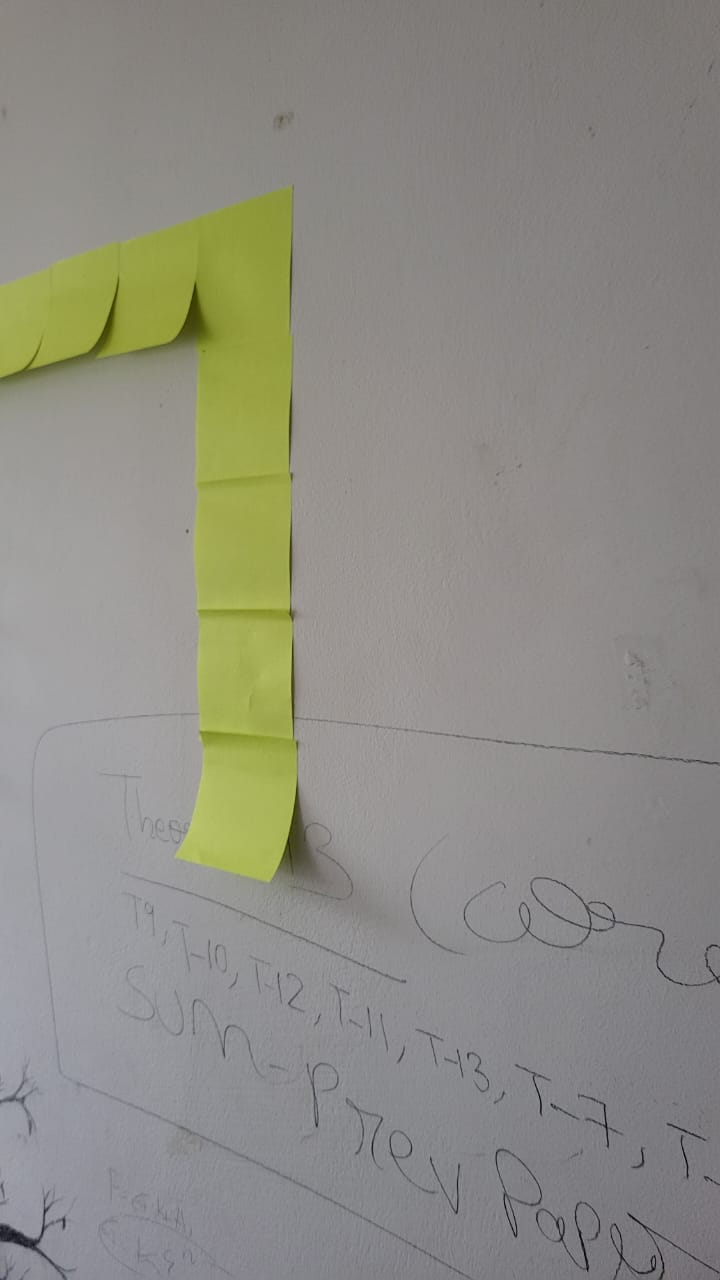
#> input picture images/yaw_2.jpeg, 720 x 1280 px, found by its file name
$ python image_main.py
#> lines starting #> are read from the running program, lines starting #| are printed output that depends on the picture; after the words box and inside, x2 and y2 are one past the last pixel; in counts of white or black regions, pixels touching at a corner belong together
### util.py
import cv2
import numpy as np

#Function to get the right interval in hue
def get_limits(color):
    if len(color) != 3:
        raise ValueError("Input color must be a BGR triplet with 3 elements.")

    c = np.uint8([[color]]) #here insert the bgr values which you want to convert to hsv
    hsvC = cv2.cvtColor(c, cv2.COLOR_BGR2HSV)

    lowerLimit = (hsvC[0][0][0] - 10, 100, 100)
    upperLimit = (hsvC[0][0][0] + 10, 255, 255)

    lowerLimit = np.array(lowerLimit, dtype='uint8')
    upperLimit = np.array(upperLimit, dtype='uint8')

    return lowerLimit, upperLimit

### image_main.py
import cv2
from util import get_limits
from PIL import Image

blue = [156,86,0] #Blue in BGR color space
yellow = [0,255,255]
green = [0,204,0]
red = [102,102,255] #BGR

img_path = "/Users/R.Abinav/Desktop/CV/AUV/images/yaw_2.jpeg"

img = cv2.imread(img_path)
#> img is the input picture: shape (1280, 720, 3); mean B, G, R 132.3, 140.6, 141.8
#cv2.imshow('initial image', img)

hsv = cv2.cvtColor(img, cv2.COLOR_BGR2HSV)
#> hsv: shape (1280, 720, 3); mean H, S, V 58.8, 23, 144.2

lower, upper = get_limits(yellow)

mask = cv2.inRange(hsv, lower, upper)
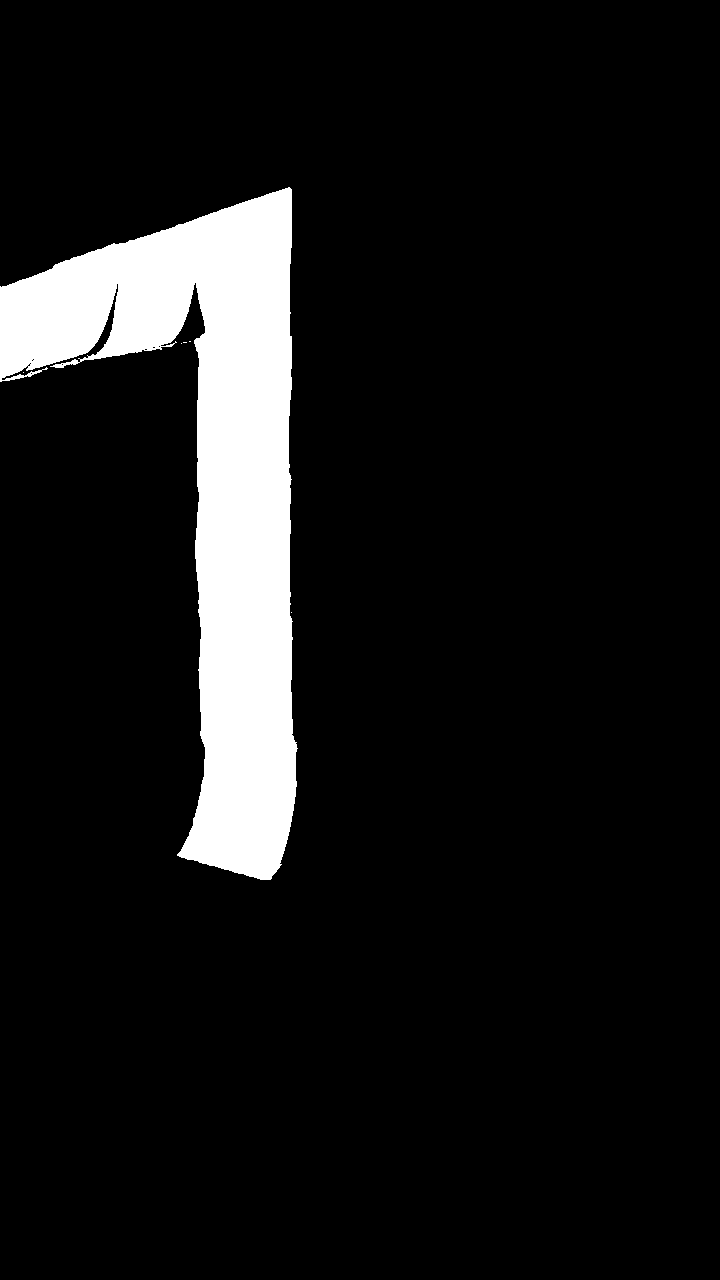
#> mask: shape (1280, 720); 9% white; 6 white regions (5 under 20 px), largest, box (x1, y1, x2, y2) and area: (0, 187, 298, 880) 82585

mask_ = Image.fromarray(mask) #Converting our image from a numpy array (Which is OpenCV representation for our image) to a Pillow representation

boundingBox = mask_.getbbox()
#> boundingBox = (0, 187, 298, 880)

#print(boundingBox)
if boundingBox is not None:
    x1, y1, x2, y2 = boundingBox
#> x1 = 0; y1 = 187; x2 = 298; y2 = 880
    img = cv2.rectangle(img, (x1,y1), (x2,y2), (0,255,0), 5)
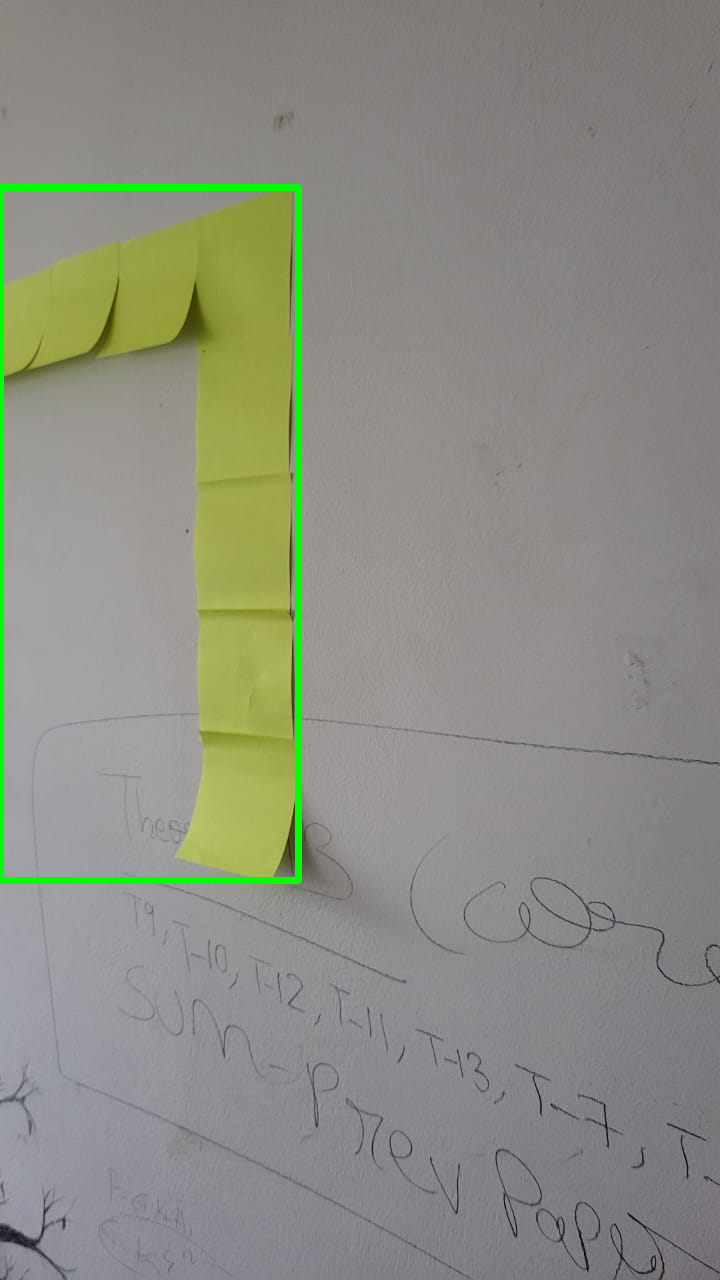
#> img: shape (1280, 720, 3); 1.28% of pixels changed, all inside (x1, y1, x2, y2) = (0, 184, 302, 884)

    #For centroid
    cen_x = int((x1+x2)/2)
#> cen_x = 149
    cen_y = int((y1+y2)/2)
#> cen_y = 533

    #Draw the centroid
    img = cv2.circle(img, (cen_x, cen_y), 5, (0,255,0), -1)
#> img: shape (1280, 720, 3); 0.01% of pixels changed, all inside (x1, y1, x2, y2) = (144, 528, 155, 539)

    #cv2.imshow('frame',mask)
    cv2.imshow('frame', img)

cv2.waitKey(0)

$ run again, with images/yaw_1.jpeg copied over images/yaw_2.jpeg
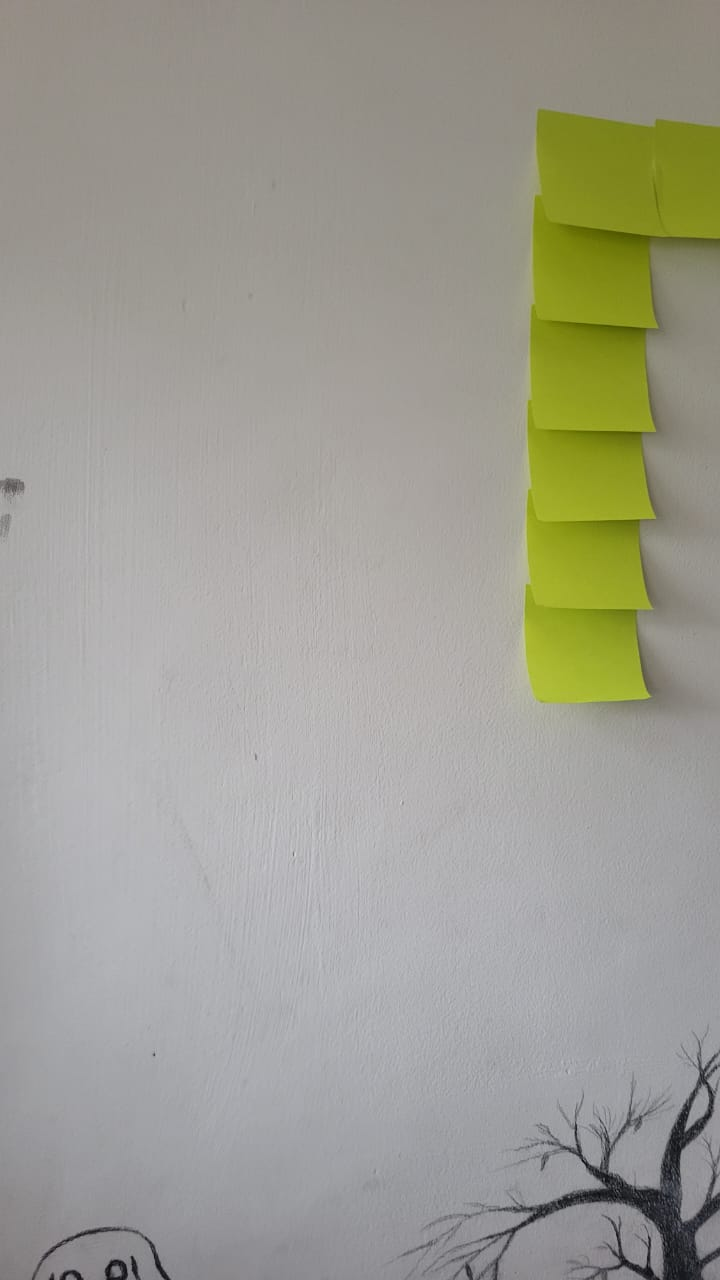
#> input picture images/yaw_1.jpeg, 720 x 1280 px, found by its file name
#> img is the input picture: shape (1280, 720, 3); mean B, G, R 146.3, 157.7, 158.6
#> hsv: shape (1280, 720, 3); mean H, S, V 65.2, 28.1, 161
#> `mask = cv2.inRange(hsv, lower, upper)`:
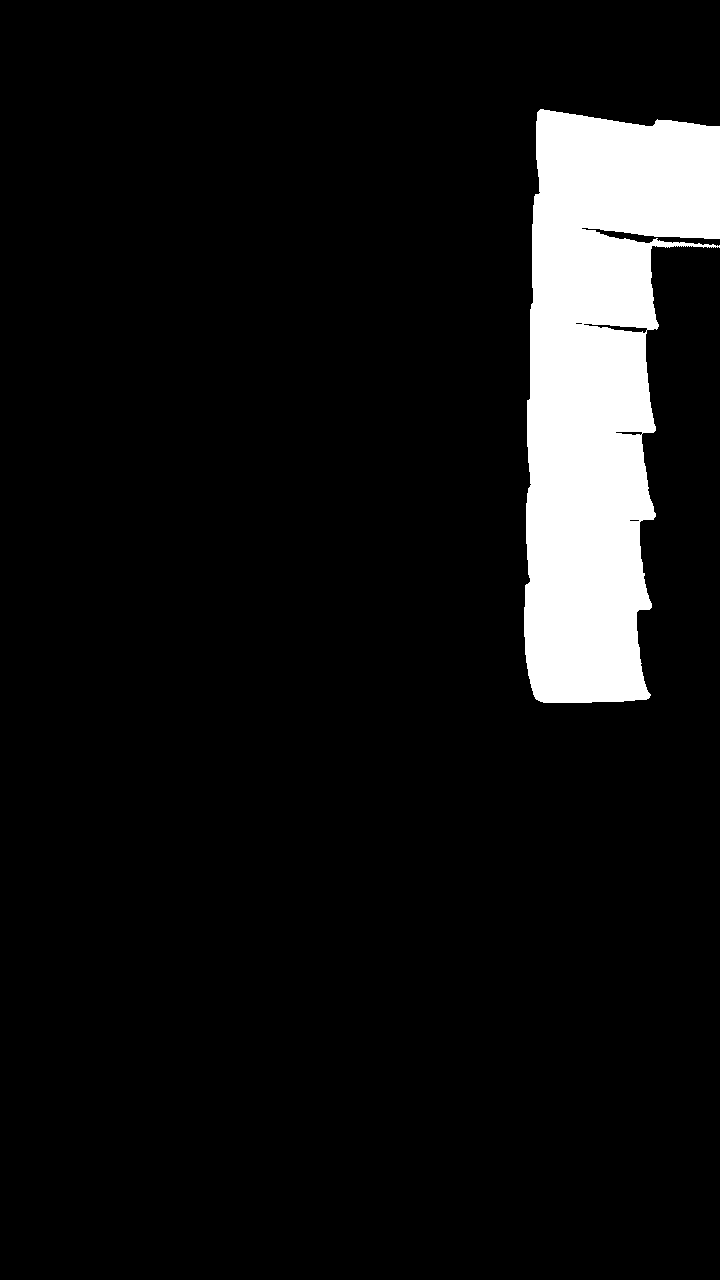
#> mask: shape (1280, 720); 8.3% white; 1 white region, box (x1, y1, x2, y2) and area: (524, 109, 720, 703) 76557
#> boundingBox = (524, 109, 720, 703)
#> x1 = 524; y1 = 109; x2 = 720; y2 = 703
#> `img = cv2.rectangle(img, (x1,y1), (x2,y2), (0,255,0), 5)`:
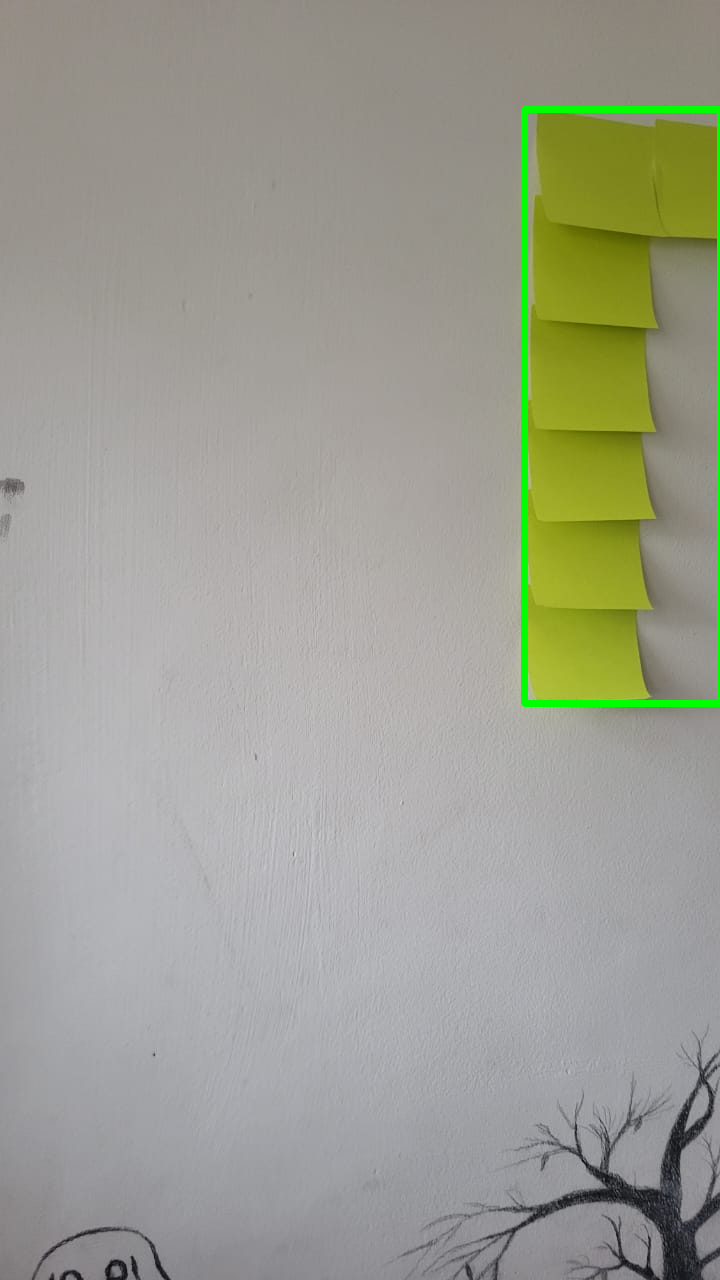
#> img: shape (1280, 720, 3); 0.94% of pixels changed, all inside (x1, y1, x2, y2) = (521, 106, 720, 707)
#> cen_x = 622
#> cen_y = 406
